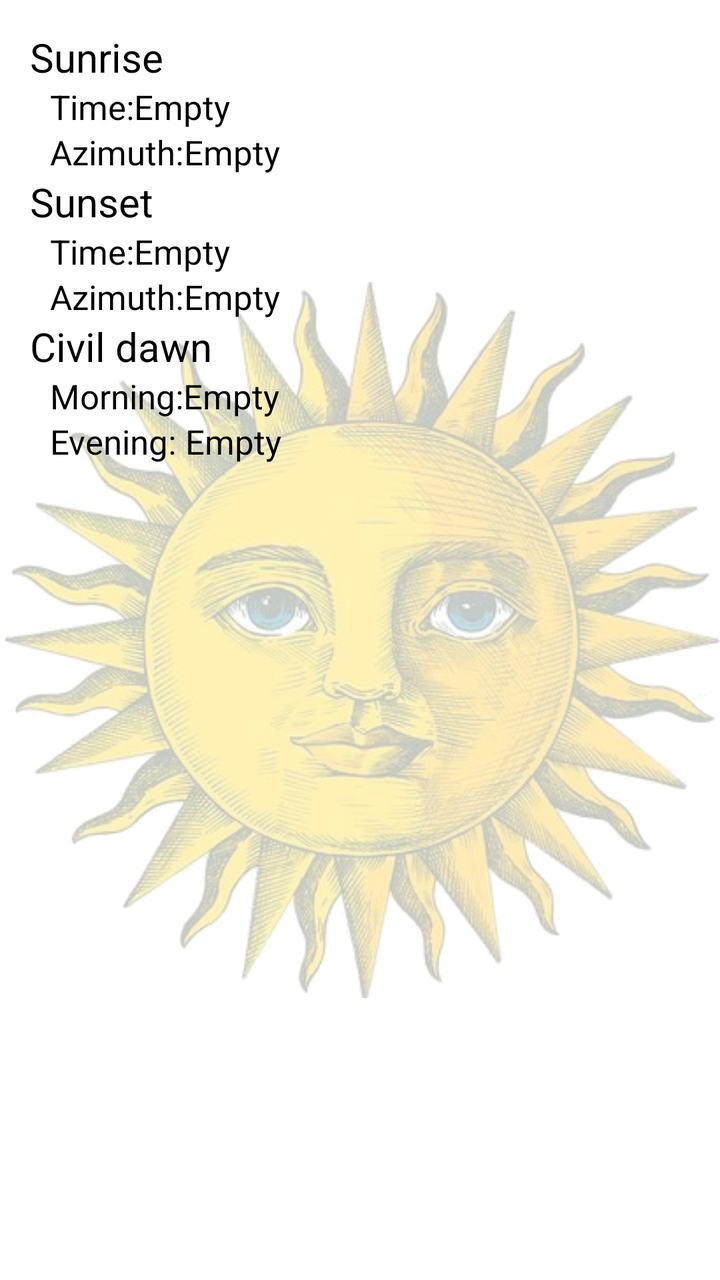
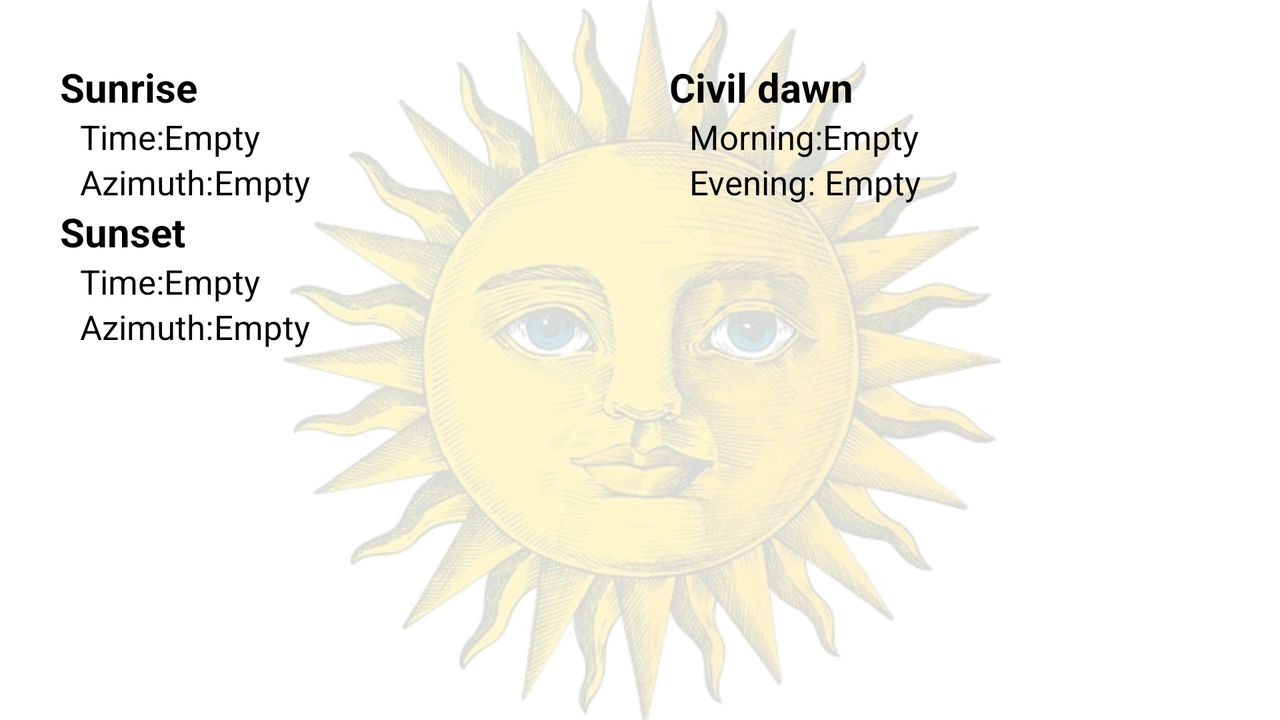

Compare how this app lays out the same screen by default and in its alternative resource folder. The renders come first, then the two layout files and the values they reference.
<!-- AndroidManifest.xml: application theme Theme.AstroWeather -->
<!-- res/layout/fragment_sun.xml -->
<?xml version="1.0" encoding="utf-8"?>
<FrameLayout xmlns:android="http://schemas.android.com/apk/res/android"
    xmlns:tools="http://schemas.android.com/tools"
    android:layout_width="match_parent"
    android:layout_height="match_parent"
    tools:context=".SunFragment">

    <ImageView
        android:id="@+id/imageView"
        android:layout_width="match_parent"
        android:layout_height="match_parent"
        android:alpha="0.3"
        android:contentDescription="@string/desc_sun"
        android:src="@drawable/sun" />

    <LinearLayout
        android:layout_width="match_parent"
        android:layout_height="wrap_content"
        android:layout_margin="10dp"
        android:orientation="vertical"
        android:padding="5dp">

        <TextView
            android:id="@+id/sunrise"
            android:layout_width="match_parent"
            android:layout_height="wrap_content"
            android:text="@string/sunrise"
            android:textSize="20sp" />

        <LinearLayout
            android:layout_width="match_parent"
            android:layout_height="wrap_content"
            android:orientation="horizontal">

            <TextView
                android:layout_width="wrap_content"
                android:layout_height="wrap_content"
                android:layout_marginStart="10dp"
                android:text="@string/time"
                android:textSize="17sp" />

            <TextView
                android:id="@+id/sunrise_time"
                android:layout_width="wrap_content"
                android:layout_height="wrap_content"
                android:text="@string/empty"
                android:textSize="17sp" />

        </LinearLayout>

        <LinearLayout
            android:layout_width="match_parent"
            android:layout_height="wrap_content"
            android:orientation="horizontal">

            <TextView
                android:layout_width="wrap_content"
                android:layout_height="wrap_content"
                android:layout_marginStart="10dp"
                android:text="@string/azimuth"
                android:textSize="17sp" />

            <TextView
                android:id="@+id/sunrise_azimuth"
                android:layout_width="wrap_content"
                android:layout_height="wrap_content"
                android:text="@string/empty"
                android:textSize="17sp" />

        </LinearLayout>

        <TextView
            android:id="@+id/sunset"
            android:layout_width="match_parent"
            android:layout_height="wrap_content"
            android:text="@string/sunset"
            android:textSize="20sp" />

        <LinearLayout
            android:layout_width="match_parent"
            android:layout_height="wrap_content"
            android:orientation="horizontal">

            <TextView
                android:layout_width="wrap_content"
                android:layout_height="wrap_content"
                android:layout_marginStart="10dp"
                android:text="@string/time"
                android:textSize="17sp" />

            <TextView
                android:id="@+id/sunset_time"
                android:layout_width="wrap_content"
                android:layout_height="wrap_content"
                android:text="@string/empty"
                android:textSize="17sp" />

        </LinearLayout>

        <LinearLayout
            android:layout_width="match_parent"
            android:layout_height="wrap_content"
            android:orientation="horizontal">

            <TextView
                android:layout_width="wrap_content"
                android:layout_height="wrap_content"
                android:layout_marginStart="10dp"
                android:text="@string/azimuth"
                android:textSize="17sp" />

            <TextView
                android:id="@+id/sunset_azimuth"
                android:layout_width="wrap_content"
                android:layout_height="wrap_content"
                android:text="@string/empty"
                android:textSize="17sp" />

        </LinearLayout>

        <TextView
            android:layout_width="match_parent"
            android:layout_height="wrap_content"
            android:text="@string/civil_dawn"
            android:textSize="20sp" />

        <LinearLayout
            android:layout_width="match_parent"
            android:layout_height="wrap_content"
            android:orientation="horizontal">

            <TextView
                android:layout_width="wrap_content"
                android:layout_height="wrap_content"
                android:layout_marginStart="10dp"
                android:text="@string/morning"
                android:textSize="17sp" />

            <TextView
                android:id="@+id/morning_time"
                android:layout_width="wrap_content"
                android:layout_height="wrap_content"
                android:text="@string/empty"
                android:textSize="17sp" />

        </LinearLayout>

        <LinearLayout
            android:layout_width="match_parent"
            android:layout_height="wrap_content"
            android:orientation="horizontal">

            <TextView
                android:layout_width="wrap_content"
                android:layout_height="wrap_content"
                android:layout_marginStart="10dp"
                android:text="@string/evening"
                android:textSize="17sp" />

            <TextView
                android:id="@+id/evening_time"
                android:layout_width="wrap_content"
                android:layout_height="wrap_content"
                android:text="@string/empty"
                android:textSize="17sp" />

        </LinearLayout>

    </LinearLayout>


</FrameLayout>
<!-- resources referenced by this layout -->
<resources>
  <!-- drawable sun: png bitmap (drawable, 292583 bytes) -->
  <string name="azimuth">Azimuth: </string>
  <string name="civil_dawn">Civil dawn</string>
  <string name="desc_sun">Sun image</string>
  <string name="empty">Empty</string>
  <string name="evening">"Evening: "</string>
  <string name="morning">Morning: </string>
  <string name="sunrise">Sunrise</string>
  <string name="sunset">Sunset</string>
  <string name="time">Time: </string>
  <style name="Theme.AstroWeather" parent="Theme.MaterialComponents.DayNight.DarkActionBar">
          
          <item name="colorPrimary">@color/purple_500</item>
          <item name="colorPrimaryVariant">@color/purple_700</item>
          <item name="colorOnPrimary">@color/white</item>
          
          <item name="colorSecondary">@color/teal_200</item>
          <item name="colorSecondaryVariant">@color/teal_700</item>
          <item name="colorOnSecondary">@color/black</item>
          
          <item name="android:statusBarColor" tools:targetApi="l">?attr/colorPrimaryVariant</item>
          
          <item name="android:textColor">@color/black</item>
      </style>
</resources>
<!-- res/layout-land/fragment_sun.xml (the repository's variant of the layout above) -->
<!-- drawn on the phone turned sideways -->
<?xml version="1.0" encoding="utf-8"?>
<FrameLayout xmlns:android="http://schemas.android.com/apk/res/android"
    xmlns:tools="http://schemas.android.com/tools"
    android:layout_width="match_parent"
    android:layout_height="match_parent"
    tools:context=".SunFragment">

    <ImageView
        android:id="@+id/imageView"
        android:layout_width="match_parent"
        android:layout_height="match_parent"
        android:alpha="0.2"
        android:contentDescription="@string/desc_sun"
        android:src="@drawable/sun" />

    <LinearLayout
        android:layout_width="match_parent"
        android:layout_height="wrap_content"
        android:layout_margin="10dp"
        android:baselineAligned="false"
        android:orientation="horizontal"
        android:padding="5dp"
        android:weightSum="2">

        <LinearLayout
            android:layout_width="wrap_content"
            android:layout_height="wrap_content"
            android:layout_margin="10dp"
            android:layout_weight="1"
            android:orientation="vertical"
            android:padding="5dp">

            <TextView
                android:id="@+id/sunrise"
                android:layout_width="match_parent"
                android:layout_height="wrap_content"
                android:text="@string/sunrise"
                android:textSize="20sp"
                android:textStyle="bold" />

            <LinearLayout
                android:layout_width="match_parent"
                android:layout_height="wrap_content"
                android:orientation="horizontal">

                <TextView
                    android:layout_width="wrap_content"
                    android:layout_height="wrap_content"
                    android:layout_marginStart="10dp"
                    android:text="@string/time"
                    android:textSize="17sp" />

                <TextView
                    android:id="@+id/sunrise_time"
                    android:layout_width="wrap_content"
                    android:layout_height="wrap_content"
                    android:text="@string/empty"
                    android:textSize="17sp" />

            </LinearLayout>

            <LinearLayout
                android:layout_width="match_parent"
                android:layout_height="wrap_content"
                android:orientation="horizontal">

                <TextView
                    android:layout_width="wrap_content"
                    android:layout_height="wrap_content"
                    android:layout_marginStart="10dp"
                    android:text="@string/azimuth"
                    android:textSize="17sp" />

                <TextView
                    android:id="@+id/sunrise_azimuth"
                    android:layout_width="wrap_content"
                    android:layout_height="wrap_content"
                    android:text="@string/empty"
                    android:textSize="17sp" />

            </LinearLayout>

            <TextView
                android:id="@+id/sunset"
                android:layout_width="match_parent"
                android:layout_height="wrap_content"
                android:text="@string/sunset"
                android:textSize="20sp"
                android:textStyle="bold" />

            <LinearLayout
                android:layout_width="match_parent"
                android:layout_height="wrap_content"
                android:orientation="horizontal">

                <TextView
                    android:layout_width="wrap_content"
                    android:layout_height="wrap_content"
                    android:layout_marginStart="10dp"
                    android:text="@string/time"
                    android:textSize="17sp" />

                <TextView
                    android:id="@+id/sunset_time"
                    android:layout_width="wrap_content"
                    android:layout_height="wrap_content"
                    android:text="@string/empty"
                    android:textSize="17sp" />

            </LinearLayout>

            <LinearLayout
                android:layout_width="match_parent"
                android:layout_height="wrap_content"
                android:orientation="horizontal">

                <TextView
                    android:layout_width="wrap_content"
                    android:layout_height="wrap_content"
                    android:layout_marginStart="10dp"
                    android:text="@string/azimuth"
                    android:textSize="17sp" />

                <TextView
                    android:id="@+id/sunset_azimuth"
                    android:layout_width="wrap_content"
                    android:layout_height="wrap_content"
                    android:text="@string/empty"
                    android:textSize="17sp" />

            </LinearLayout>

        </LinearLayout>

        <LinearLayout
            android:layout_width="wrap_content"
            android:layout_height="wrap_content"
            android:layout_margin="10dp"
            android:layout_weight="1"
            android:orientation="vertical"
            android:padding="5dp">

            <TextView
                android:layout_width="match_parent"
                android:layout_height="wrap_content"
                android:text="@string/civil_dawn"
                android:textSize="20sp"
                android:textStyle="bold" />

            <LinearLayout
                android:layout_width="match_parent"
                android:layout_height="wrap_content"
                android:orientation="horizontal">

                <TextView
                    android:layout_width="wrap_content"
                    android:layout_height="wrap_content"
                    android:layout_marginStart="10dp"
                    android:text="@string/morning"
                    android:textSize="17sp" />

                <TextView
                    android:id="@+id/morning_time"
                    android:layout_width="wrap_content"
                    android:layout_height="wrap_content"
                    android:text="@string/empty"
                    android:textSize="17sp" />

            </LinearLayout>

            <LinearLayout
                android:layout_width="match_parent"
                android:layout_height="wrap_content"
                android:orientation="horizontal">

                <TextView
                    android:layout_width="wrap_content"
                    android:layout_height="wrap_content"
                    android:layout_marginStart="10dp"
                    android:text="@string/evening"
                    android:textSize="17sp" />

                <TextView
                    android:id="@+id/evening_time"
                    android:layout_width="wrap_content"
                    android:layout_height="wrap_content"
                    android:text="@string/empty"
                    android:textSize="17sp" />

            </LinearLayout>

        </LinearLayout>

    </LinearLayout>


</FrameLayout>
